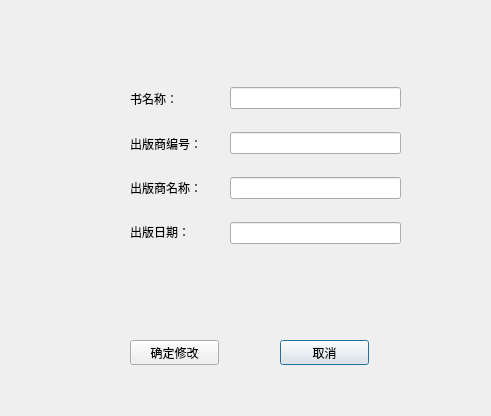
<?xml version="1.0" encoding="UTF-8"?>
<ui version="4.0">
 <class>ModifyBookDialog</class>
 <widget class="QDialog" name="ModifyBookDialog">
  <property name="geometry">
   <rect>
    <x>0</x>
    <y>0</y>
    <width>491</width>
    <height>416</height>
   </rect>
  </property>
  <property name="windowTitle">
   <string>修改图书信息</string>
  </property>
  <widget class="QPushButton" name="BtnCancel">
   <property name="geometry">
    <rect>
     <x>280</x>
     <y>340</y>
     <width>89</width>
     <height>25</height>
    </rect>
   </property>
   <property name="text">
    <string>取消</string>
   </property>
  </widget>
  <widget class="QPushButton" name="BtnConfirmBook">
   <property name="geometry">
    <rect>
     <x>130</x>
     <y>340</y>
     <width>89</width>
     <height>25</height>
    </rect>
   </property>
   <property name="text">
    <string>确定修改</string>
   </property>
  </widget>
  <widget class="QWidget" name="layoutWidget">
   <property name="geometry">
    <rect>
     <x>120</x>
     <y>80</y>
     <width>101</width>
     <height>171</height>
    </rect>
   </property>
   <layout class="QVBoxLayout" name="verticalLayout_2">
    <property name="leftMargin">
     <number>10</number>
    </property>
    <property name="rightMargin">
     <number>1</number>
    </property>
    <item>
     <widget class="QLabel" name="label">
      <property name="text">
       <string>书名称：</string>
      </property>
     </widget>
    </item>
    <item>
     <widget class="QLabel" name="label_2">
      <property name="text">
       <string>出版商编号：</string>
      </property>
     </widget>
    </item>
    <item>
     <widget class="QLabel" name="label_3">
      <property name="text">
       <string>出版商名称：</string>
      </property>
     </widget>
    </item>
    <item>
     <widget class="QLabel" name="label_4">
      <property name="text">
       <string>出版日期：</string>
      </property>
     </widget>
    </item>
   </layout>
  </widget>
  <widget class="QWidget" name="layoutWidget_2">
   <property name="geometry">
    <rect>
     <x>230</x>
     <y>70</y>
     <width>171</width>
     <height>191</height>
    </rect>
   </property>
   <layout class="QVBoxLayout" name="verticalLayout">
    <item>
     <widget class="QLineEdit" name="EdtBookName"/>
    </item>
    <item>
     <widget class="QLineEdit" name="EdtPressId">
      <property name="readOnly">
       <bool>true</bool>
      </property>
     </widget>
    </item>
    <item>
     <widget class="QLineEdit" name="EdtPressName">
      <property name="readOnly">
       <bool>true</bool>
      </property>
     </widget>
    </item>
    <item>
     <widget class="QLineEdit" name="EdtPressDate"/>
    </item>
   </layout>
  </widget>
 </widget>
 <resources/>
 <connections/>
</ui>
